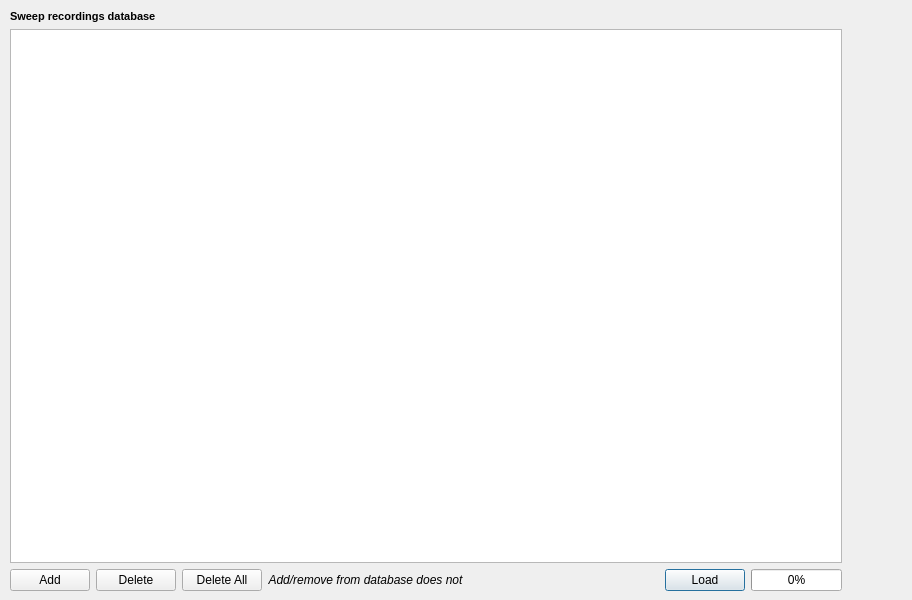
<?xml version="1.0" encoding="UTF-8"?>
<ui version="4.0">
 <class>recordList</class>
 <widget class="QDialog" name="recordList">
  <property name="geometry">
   <rect>
    <x>0</x>
    <y>0</y>
    <width>912</width>
    <height>600</height>
   </rect>
  </property>
  <property name="windowTitle">
   <string>Sweep data recordings</string>
  </property>
  <widget class="QWidget" name="layoutWidget">
   <property name="geometry">
    <rect>
     <x>10</x>
     <y>10</y>
     <width>832</width>
     <height>581</height>
    </rect>
   </property>
   <layout class="QGridLayout" name="gridLayout">
    <item row="2" column="5">
     <widget class="QPushButton" name="load">
      <property name="enabled">
       <bool>true</bool>
      </property>
      <property name="sizePolicy">
       <sizepolicy hsizetype="Preferred" vsizetype="Minimum">
        <horstretch>0</horstretch>
        <verstretch>0</verstretch>
       </sizepolicy>
      </property>
      <property name="text">
       <string>Load</string>
      </property>
     </widget>
    </item>
    <item row="2" column="2">
     <widget class="QPushButton" name="deleteAll">
      <property name="sizePolicy">
       <sizepolicy hsizetype="Minimum" vsizetype="Minimum">
        <horstretch>0</horstretch>
        <verstretch>0</verstretch>
       </sizepolicy>
      </property>
      <property name="toolTip">
       <string>Delete all entries filtered by Preset Type table</string>
      </property>
      <property name="text">
       <string>Delete All</string>
      </property>
     </widget>
    </item>
    <item row="2" column="3">
     <widget class="QLabel" name="label">
      <property name="font">
       <font>
        <italic>true</italic>
       </font>
      </property>
      <property name="text">
       <string>Add/remove from database does not</string>
      </property>
      <property name="alignment">
       <set>Qt::AlignmentFlag::AlignCenter</set>
      </property>
     </widget>
    </item>
    <item row="2" column="1">
     <widget class="QPushButton" name="delete_2">
      <property name="enabled">
       <bool>true</bool>
      </property>
      <property name="sizePolicy">
       <sizepolicy hsizetype="Minimum" vsizetype="Minimum">
        <horstretch>0</horstretch>
        <verstretch>0</verstretch>
       </sizepolicy>
      </property>
      <property name="text">
       <string>Delete</string>
      </property>
     </widget>
    </item>
    <item row="2" column="0">
     <widget class="QPushButton" name="addFile">
      <property name="text">
       <string>Add</string>
      </property>
     </widget>
    </item>
    <item row="2" column="6">
     <widget class="QProgressBar" name="progressBar">
      <property name="sizePolicy">
       <sizepolicy hsizetype="Preferred" vsizetype="Fixed">
        <horstretch>0</horstretch>
        <verstretch>0</verstretch>
       </sizepolicy>
      </property>
      <property name="value">
       <number>0</number>
      </property>
     </widget>
    </item>
    <item row="2" column="4">
     <spacer name="horizontalSpacer">
      <property name="orientation">
       <enum>Qt::Orientation::Horizontal</enum>
      </property>
      <property name="sizeHint" stdset="0">
       <size>
        <width>40</width>
        <height>20</height>
       </size>
      </property>
     </spacer>
    </item>
    <item row="1" column="0" colspan="7">
     <widget class="QTableView" name="record_table">
      <property name="sizePolicy">
       <sizepolicy hsizetype="Expanding" vsizetype="Expanding">
        <horstretch>0</horstretch>
        <verstretch>0</verstretch>
       </sizepolicy>
      </property>
      <property name="minimumSize">
       <size>
        <width>0</width>
        <height>300</height>
       </size>
      </property>
      <property name="sortingEnabled">
       <bool>true</bool>
      </property>
     </widget>
    </item>
    <item row="0" column="0" colspan="3">
     <widget class="QLabel" name="label_3">
      <property name="font">
       <font>
        <pointsize>8</pointsize>
        <bold>true</bold>
       </font>
      </property>
      <property name="text">
       <string>Sweep recordings database</string>
      </property>
     </widget>
    </item>
   </layout>
  </widget>
 </widget>
 <resources/>
 <connections/>
</ui>
